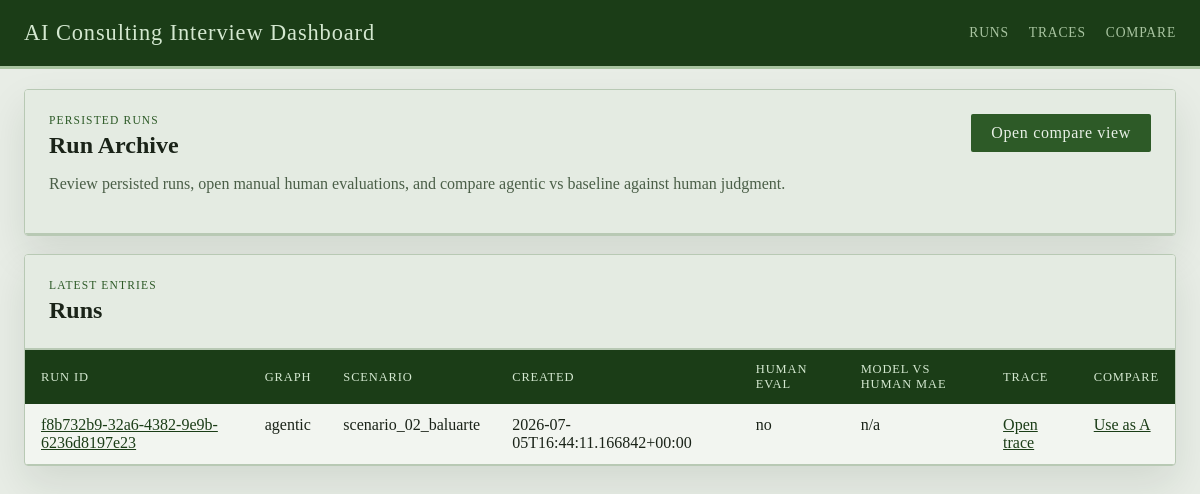
The page / on the database its author committed.
### tables this page shows
CREATE TABLE runs (
                run_id TEXT PRIMARY KEY,
                graph_name TEXT NOT NULL,
                thread_id TEXT NOT NULL,
                scenario_ref TEXT,
                case_prompt TEXT,
                turn_index INTEGER,
                judge_round INTEGER,
                enough_evidence INTEGER NOT NULL,
                focus_areas_json TEXT NOT NULL,
                transcript_json TEXT NOT NULL,
                case_performance_json TEXT NOT NULL,
                quality_dialog_json TEXT NOT NULL,
                final_feedback TEXT,
                state_json TEXT NOT NULL,
                created_at TEXT NOT NULL
            );

### web/app.py (the view)
@app.get("/")
def index():
    ensure_dashboard_db()
    runs = list_runs(limit=100)
    return render_template("index.html", runs=runs)

### web/dashboard_store.py (called while the page is built)
def _json_loads(value: str | None, fallback: Any) -> Any:
    if not value:
        return fallback
    try:
        return json.loads(value)
    except json.JSONDecodeError:
        return fallback

def get_db_connection() -> sqlite3.Connection:
    connection = sqlite3.connect(RUNS_DB_PATH, timeout=30)
    connection.row_factory = sqlite3.Row
    return connection

def _normalize_dimension_entry(raw_entry: Any) -> dict[str, Any]:
    if isinstance(raw_entry, dict):
        score = raw_entry.get("score", "")
        rationale = raw_entry.get("rationale", "")
        evidence = raw_entry.get("evidence", "")
    else:
        score = raw_entry
        rationale = ""
        evidence = ""
    return {
        "score": score if score not in {None, ""} else "",
        "rationale": str(rationale or "").strip(),
        "evidence": str(evidence or "").strip(),
    }

def _extract_expected_scores(state: dict[str, Any]) -> dict[str, dict[str, Any]]:
    candidate_profile = state.get("candidate_profile", {})
    expected_scores = candidate_profile.get("expected_scores", {})
    sections: dict[str, dict[str, Any]] = {
        CASE_PERFORMANCE_SECTION: {},
        DIALOG_QUALITY_SECTION: {},
    }
    for section_name in sections:
        raw_section = expected_scores.get(section_name, {})
        if not isinstance(raw_section, dict):
            continue
        for dimension, details in raw_section.items():
            if not isinstance(details, dict):
                continue
            sections[section_name][dimension] = {
                "score": details.get("expected", ""),
                "rationale": str(details.get("rationale", "")).strip(),
            }
    return sections

def _extract_model_scores(run_row: sqlite3.Row) -> dict[str, dict[str, Any]]:
    return {
        CASE_PERFORMANCE_SECTION: _json_loads(run_row["case_performance_json"], {}),
        DIALOG_QUALITY_SECTION: _json_loads(run_row["quality_dialog_json"], {}),
    }

def _score_sort_key(value: Any) -> tuple[int, str]:
    return (0, str(value))

def to_numeric_score(value: Any) -> float | None:
    if value is None:
        return None
    if isinstance(value, bool):
        return None
    if isinstance(value, (int, float)):
        return float(value)
    text = str(value).strip().lower()
    if text in {"", NOT_TESTED, "n/a", "na", "none", "null", "missing"}:
        return None
    try:
        return float(text)
    except ValueError:
        return None

### web/templates/index.html (shortened to what this page needs)
{% extends "base.html" %}
{% block content %}
<section class="panel">
  <div class="panel-heading">
    <div>
      <p class="eyebrow">Persisted Runs</p>
      <h1>Run Archive</h1>
      <p class="lede">Review persisted runs, open manual human evaluations, and compare agentic vs baseline against human judgment.</p>
    </div>
    <a class="button" href="{{ url_for('compare_runs') }}">Open compare view</a>
  </div>
</section>
<section class="panel">
  <div class="panel-heading">
    <div>
      <p class="eyebrow">Latest entries</p>
      <h2>Runs</h2>
    </div>
  </div>
  <div class="table-wrap">
    <table>
      <thead>
        <tr>
          <th>Run ID</th>
          <th>Graph</th>
          <th>Scenario</th>
          <th>Created</th>
          <th>Human Eval</th>
          <th>Model vs Human MAE</th>
          <th>Trace</th>
          <th>Compare</th>
        </tr>
      </thead>
      <tbody>
        {% for run in runs %}
        <tr>
          <td><a href="{{ url_for('get_run', run_id=run.run_id) }}">{{ run.run_id }}</a></td>
          <td>{{ run.graph_name }}</td>
          <td>{{ run.scenario_ref or 'n/a' }}</td>
          <td>{{ run.created_at }}</td>
          <td>{{ 'yes' if run.has_human_evaluation else 'no' }}</td>
          <td>{{ run.metrics.model_vs_human_mae if run.metrics.model_vs_human_mae is not none else 'n/a' }}</td>
          <td><a href="{{ url_for('get_run_trace', run_id=run.run_id) }}">Open trace</a></td>
          <td><a href="{{ url_for('compare_runs', run_a=run.run_id) }}">Use as A</a></td>
        </tr>
        {% else %}
        <tr>
          <td colspan="8">No persisted runs found in <code>artifacts/runs.sqlite</code>.</td>
        </tr>
        {% endfor %}
      </tbody>
    </table>
  </div>
</section>
{% endblock %}

### web/templates/base.html (shortened to what this page needs)
<!doctype html>
<html lang="en">
  <head>
    <link rel="stylesheet" href="{{ url_for('static', filename='styles.css', v='20260627a') }}">
  </head>
  <body>
    <header class="site-header">
      <div class="site-header__inner">
        <a class="brand" href="{{ url_for('index') }}">AI Consulting Interview Dashboard</a>
        <nav class="nav">
          <a href="{{ url_for('index') }}">Runs</a>
          <a href="{{ url_for('trace_index') }}">Traces</a>
          <a href="{{ url_for('compare_runs') }}">Compare</a>
        </nav>
      </div>
    </header>
    <main class="shell">
      {% block content %}{% endblock %}
    </main>
  </body>
</html>

### web/static/styles.css (style rules this page uses)
:root { --bg: #e8ede6; --panel: #f2f5f0; --panel-alt: #e4ebe2; --line: #b8c9b4; --ink: #1a2318; --muted: #4a5e47; --accent: #2d5a27; --accent-strong: #1b3d17; --success: #2d5a27; --warning: #7a6520; --danger: #7a2020; --shadow: 0 18px 40px rgba(20, 40, 18, 0.10); --radius: 4px; --font-ui: "Georgia", "Times New Roman", serif; --font-display: "Georgia", "Palatino Linotype", serif; }
* { box-sizing: border-box; }
body { margin: 0; font-family: var(--font-ui); color: var(--ink); background: var(--bg); }
a { color: var(--accent-strong); }
.site-header { position: sticky; top: 0; z-index: 10; background: var(--accent-strong); border-bottom: 3px solid #a8c4a0; }
.site-header__inner, .shell { max-width: 1400px; margin: 0 auto; padding: 20px 24px; }
.site-header__inner { display: flex; justify-content: space-between; align-items: center; }
.brand { font-family: var(--font-display); font-size: 1.4rem; text-decoration: none; color: #d4e8d0; letter-spacing: 0.04em; }
.nav { display: flex; gap: 20px; }
.nav a { text-decoration: none; color: #a8c4a0; font-size: 0.85rem; letter-spacing: 0.06em; text-transform: uppercase; }
.shell { display: grid; gap: 18px; }
.panel { background: var(--panel); border: 1px solid var(--line); border-radius: var(--radius); box-shadow: var(--shadow); overflow: hidden; }
.panel-heading { display: flex; justify-content: space-between; align-items: start; gap: 16px; padding: 24px; background: var(--panel-alt); border-bottom: 2px solid var(--line); }
.panel-heading h1, .panel-heading h2, .panel-heading h3, .subsection h3 { margin: 0; font-family: var(--font-display); font-weight: bold; }
.eyebrow { margin: 0 0 6px; color: var(--accent); text-transform: uppercase; letter-spacing: 0.10em; font-size: 0.72rem; font-family: var(--font-display); }
.lede, .meta-grid p, .prompt-box p, .helper { color: var(--muted); }
.button { display: inline-flex; align-items: center; justify-content: center; border: 0; border-radius: 2px; padding: 10px 20px; background: var(--accent); color: #e8f0e6; font-family: var(--font-display); letter-spacing: 0.04em; text-decoration: none; cursor: pointer; }
.table-wrap { overflow-x: auto; }
table { width: 100%; border-collapse: collapse; }
th { background: var(--accent-strong); color: #d4e8d0; padding: 12px 16px; text-align: left; font-size: 0.78rem; text-transform: uppercase; letter-spacing: 0.07em; font-weight: normal; }
td { padding: 12px 16px; text-align: left; vertical-align: top; border-bottom: 1px solid var(--line); }

### rows shown on the page
runs: run_id "f8b732b9-32a6-4382-9e9b-6236d8197e23", graph_name "agentic", scenario_ref "scenario_02_baluarte", created_at "2026-07-05T16:44:11.166842+00:00", has_human_evaluation "no", metrics "n/a"
